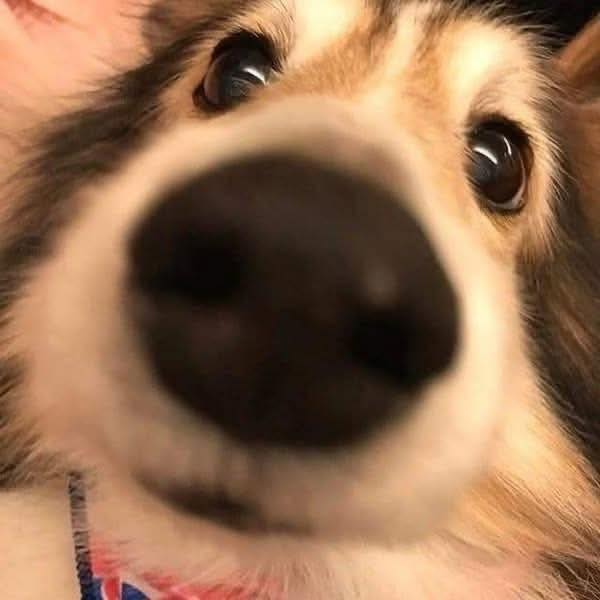
#> input picture lab2_2/image.jpg, 600 x 600 px
$ python bai2_4_canny_integration_idea.py
#> lines starting #> are read from the running program, lines starting #| are printed output that depends on the picture; after the words box and inside, x2 and y2 are one past the last pixel; in counts of white or black regions, pixels touching at a corner belong together
import cv2
import numpy as np

# --- Các bước thực hiện (minh họa ý tưởng) ---
# Bước 1: Đọc ảnh và lấy ảnh cạnh Canny
# Bước 2: (Ý tưởng) Sử dụng ảnh cạnh cho các bước tiếp theo
#       - Tìm đường viền (Contours) từ ảnh cạnh
#       - Dùng đường viền để phân đoạn, đo đạc hoặc nhận dạng
#       - Khớp các mẫu cạnh (Edge template matching)

# Bước 1: Lấy ảnh cạnh Canny
image_path = 'image.jpg'
img = cv2.imread(image_path)
#> img is the input picture: shape (600, 600, 3); mean B, G, R 81, 110.1, 147.9
if img is None:
    print(f"Lỗi: Không thể đọc ảnh từ đường dẫn: {image_path}")
    exit()

img_gray = cv2.cvtColor(img, cv2.COLOR_BGR2GRAY)
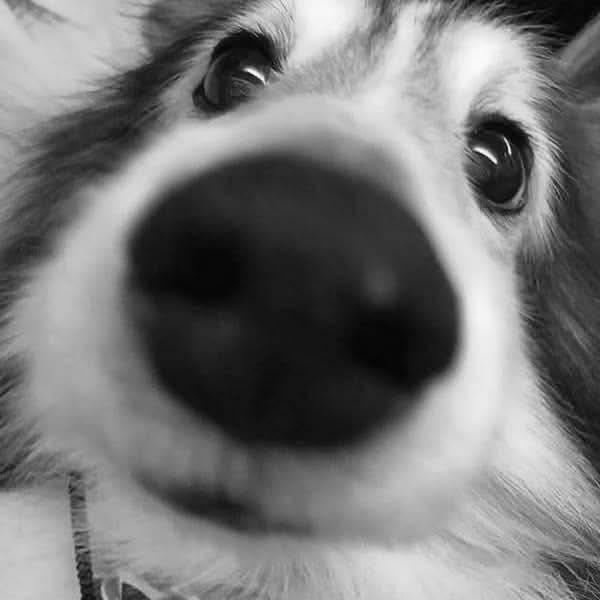
#> img_gray: shape (600, 600); min 3, max 253, mean 118.1
edges = cv2.Canny(img_gray, 100, 200)
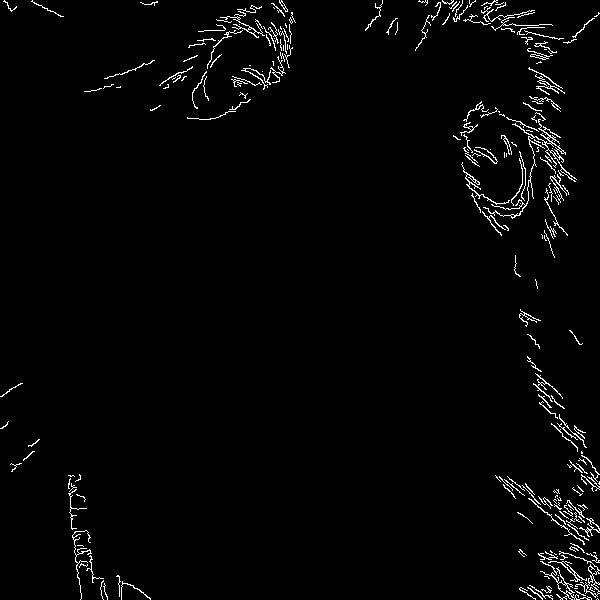
#> edges: shape (600, 600); 2.1% white in thin lines or dots

print("Đã phát hiện cạnh bằng Canny.")
cv2.imshow('Canny Edges', edges)

# Bước 2: (Ý tưởng) Sử dụng ảnh cạnh - Ví dụ tìm contours
print("Tìm các đường viền (contours) từ ảnh cạnh Canny...")
# cv2.findContours(image, mode, method[, contours[, hierarchy[, offset]]])
# - image: Ảnh nguồn, nhị phân (ảnh cạnh Canny là phù hợp). Ảnh sẽ bị thay đổi bởi hàm này.
# - mode: Chế độ lấy contour (vd: cv2.RETR_EXTERNAL chỉ lấy viền ngoài cùng, cv2.RETR_LIST lấy tất cả)
# - method: Phương pháp xấp xỉ contour (vd: cv2.CHAIN_APPROX_SIMPLE loại bỏ điểm thừa trên đường thẳng)
contours, hierarchy = cv2.findContours(edges, cv2.RETR_EXTERNAL, cv2.CHAIN_APPROX_SIMPLE)
#> contours = 230 contours, 208 with area under 20; largest, box (x1, y1, x2, y2) and area: (483, 119, 577, 219) 276, (540, 561, 592, 600) 204, (559, 551, 600, 598) 142, (461, 162, 510, 205) 67, (548, 561, 587, 582) 65

print(f"- Tìm thấy {len(contours)} đường viền.")
#| - Tìm thấy 230 đường viền.

# Vẽ các contours tìm được lên ảnh gốc để minh họa
img_contours = img.copy() # Tạo bản sao để vẽ lên
cv2.drawContours(img_contours, contours, -1, (0, 255, 0), 2) # Vẽ tất cả contours (-1) màu xanh lá, dày 2 pixel
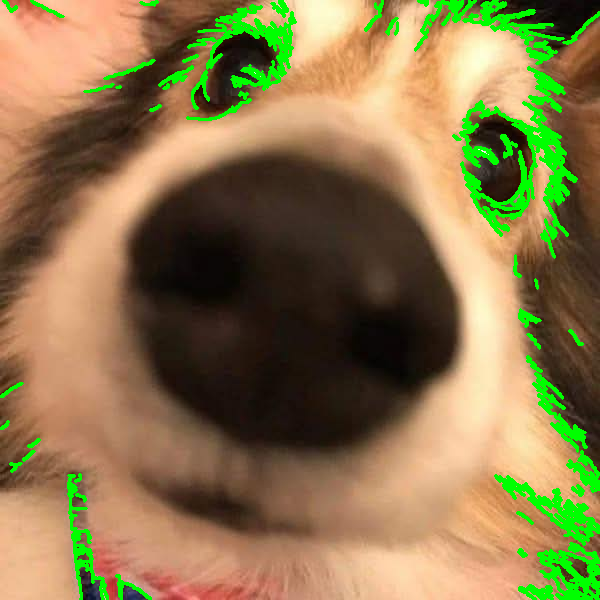
#> img_contours: shape (600, 600, 3); 6.37% of pixels changed, all inside (x1, y1, x2, y2) = (0, 0, 600, 600)

cv2.imshow('Anh voi Contours tim duoc', img_contours)

print("\nÝ tưởng kết hợp khác:")
print("- Phân đoạn ảnh: Dùng contours làm ranh giới các vùng.")
print("- Nhận dạng hình dạng: Phân tích hình học của contours (diện tích, chu vi, độ lồi...).")
print("- Khớp mẫu: So sánh các đoạn cạnh tìm được với các mẫu cạnh của đối tượng cần tìm.")


print("\nNhấn phím bất kỳ trên cửa sổ ảnh để thoát...")
cv2.waitKey(0)
cv2.destroyAllWindows()
